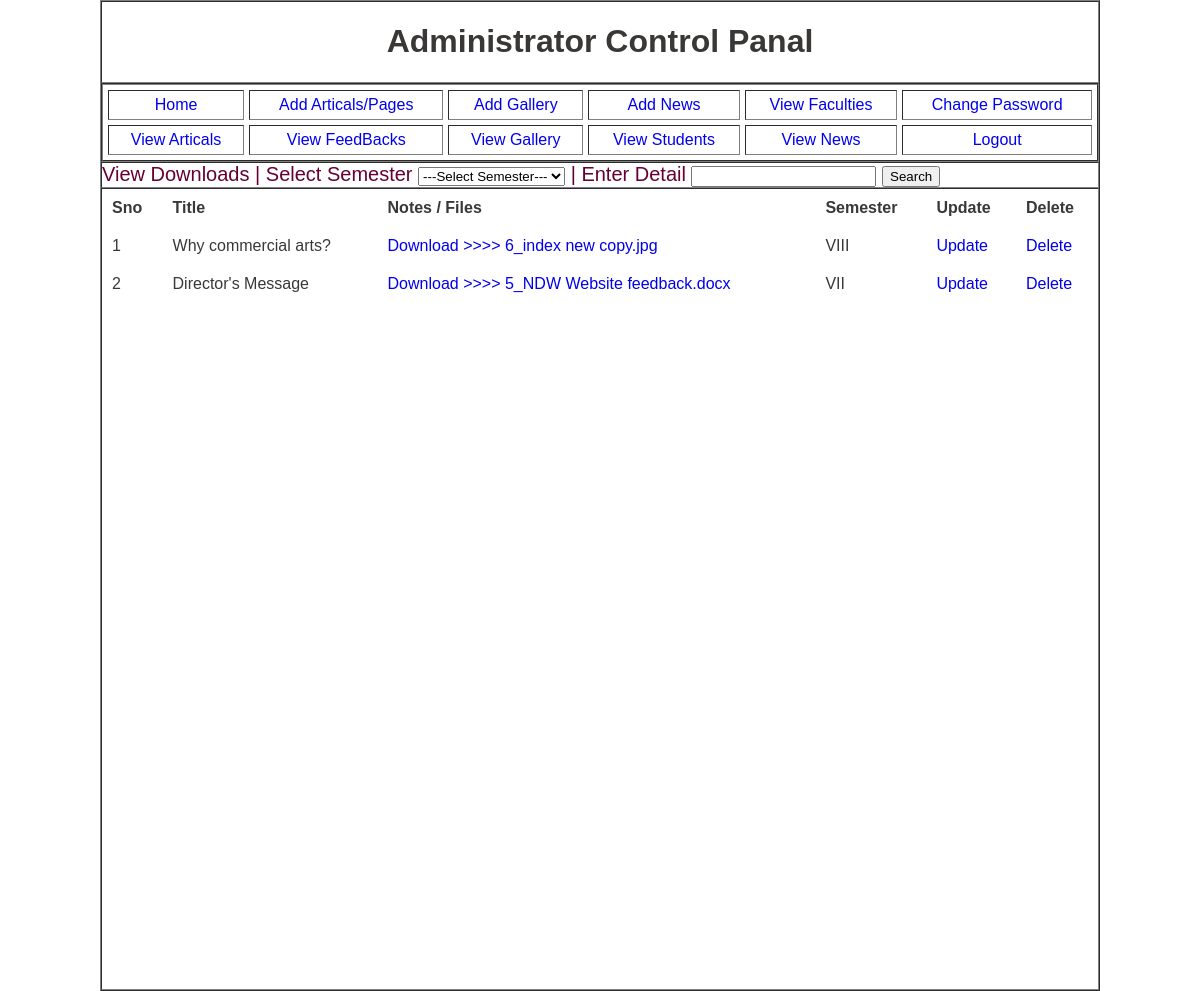
Page /admin/viewnotes.php (signed in) on the committed database.
### tables this page shows
CREATE TABLE IF NOT EXISTS `notes` (
  `id` int(10) NOT NULL AUTO_INCREMENT,
  `title` varchar(100) NOT NULL,
  `filename` varchar(100) NOT NULL,
  `sem` varchar(10) NOT NULL,
  PRIMARY KEY (`id`)
);

### admin/viewnotes.php (the view, shortened to what this page needs)
<?php include("session.php");
if($_REQUEST['search']=="Search")
{
echo	$sel="select * from notes where sem='".$_REQUEST['sem']."' and title like '%".$_REQUEST['crt']."%'";
}
else
{
$sel="select * from notes";
}
$f=mysql_query($sel);
?>
<!DOCTYPE html PUBLIC "-//W3C//DTD XHTML 1.0 Transitional//EN" "http://www.w3.org/TR/xhtml1/DTD/xhtml1-transitional.dtd">
<html xmlns="http://www.w3.org/1999/xhtml">
<head>
<link href="../style.css" type="text/css" rel="stylesheet" />
</head>
<body>
<form method="post">
	<table cellpadding="0" cellspacing="0" align="center" width="1000" border="1">
			<tr>
					<td align="center"><h1><?php echo $_SESSION['ut'] ?> Control Panal</h1></td>
			</tr>
			<tr>
				<td>
				<?php
				 if($_SESSION['type']==1) { include("admin_header.php"); }
				  ?></td>
			</tr>
			<tr>
					<td class="pagetitle">View Downloads | Select Semester
					<select name="sem">
											<option value="">---Select Semester---</option>
										</select>
											| Enter Detail <input type="text" name="crt" value="" />
								<input type="submit" name="search" value="Search" /></td>
			</tr>
			<tr>
				<td height="800" valign="top">
				<table cellpadding="10" cellspacing="0" width="100%" align="center" border="0">
						<tr class="label"><td >Sno</td><td>Title</td><td>Notes / Files</td><td>Semester</td><td>Update</td><td>Delete</td>
						</tr>
						<?php
						$sno=1;
						while($rec=mysql_fetch_array($f))
						{
						?>
						<tr>
						<td><?php echo $sno; ?></td>
						<td><?php echo $rec[1];?></td>
						<td><a href="notes/<?php echo $rec[2];?>" download>Download >>>> <?php echo $rec[2];?></a></td>
						<td><?php echo $rec[3];?></td>
						<td><a href="addnotes.php?nid=<?php echo $rec[0];?>">Update</a></td>
						<td><a href="viewnotes.php?delid=<?php echo $rec[0];?>">Delete</a></td>
						</tr>
						<?php
						$sno++;
						}
						?>
					</table>
				</td>
			</tr>
	</table>
	</form>
</body>
</html>

### style.css (style rules this page uses)
body { background-image:url(images/images.jpeg); margin:0px; font-family:Verdana, Arial, Helvetica, sans-serif; }
.pagetitle { font-size:20px; color:#660033; }
.label { font-size:16px; color:#660033; font-weight:bold; }
a { text-decoration:none; }
td { color:#393836; }

### rows in the picture
notes: title "Why commercial arts?", filename "6_index new copy.jpg", sem "VIII"
notes: title "Director's Message", filename "5_NDW Website feedback.docx", sem "VII"

### other values in the picture
$_SESSION['ut'] "Administrator"
